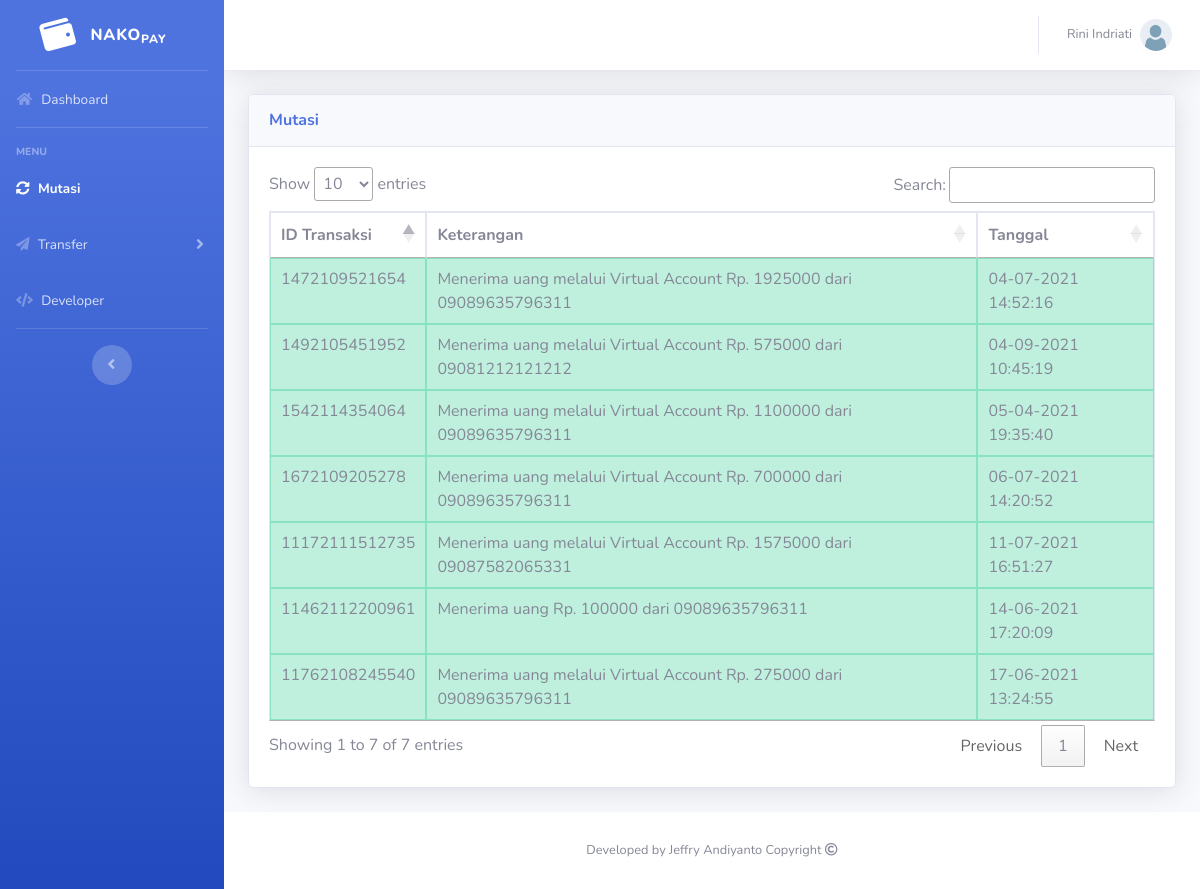
The app's page /nakopay/mutasi.php (signed in) with its own data.
### tables this page shows
CREATE TABLE `user` (
  `id_user` varchar(15) NOT NULL,
  `nama` text NOT NULL,
  `pin` varchar(6) NOT NULL,
  `no_hp` varchar(13) NOT NULL,
  `alamat` text NOT NULL,
  `email` text NOT NULL,
  `tgl_Lahir` date NOT NULL,
  `profile_img` varchar(15) NOT NULL DEFAULT 'default.png',
  `saldo` int(8) NOT NULL DEFAULT 10000000,
  `lastLogin` date NOT NULL DEFAULT current_timestamp(),
  `status` enum('user','bisnis') NOT NULL DEFAULT 'user'
);

CREATE TABLE `transaksi` (
  `id_transaksi` varchar(15) NOT NULL,
  `id_user` varchar(15) NOT NULL,
  `target_user` varchar(15) NOT NULL,
  `tanggal` datetime NOT NULL DEFAULT current_timestamp(),
  `nominal` int(11) NOT NULL DEFAULT 0,
  `kategori` enum('debit','credit') NOT NULL,
  `deskripsi` text NOT NULL
);

### nakopay/mutasi.php (the view, shortened to what this page needs)
<?php
  include("koneksi.php");
?>
<!DOCTYPE html>
<html lang="en">
<head>
	<link href="//cdn.datatables.net/1.10.25/css/jquery.dataTables.min.css" rel="stylesheet" type="text/css">
    <link href="vendor/fontawesome-free/css/all.min.css" rel="stylesheet" type="text/css">
    <link href="css/sb-admin-2.min.css" rel="stylesheet">
</head>
<body id="page-top">
	<div id="wrapper">
        <?php include("sidebar.php"); ?>
            <div id="content-wrapper" class="d-flex flex-column">
                <div id="content">
                    <nav class="navbar navbar-expand navbar-light bg-white topbar mb-4 static-top shadow">
                        <?php include("topBar.php"); ?>
                    </nav>
                    <div class="container-fluid">
						<div class="card shadow mb-4">
							<div class="card-header py-3">
							  <h6 class="m-0 font-weight-bold text-primary">Mutasi</h6>
							</div>
							<div class="card-body">
								<div class="table-responsive">
									<table class="table table-bordered" id="myTable" width="100%" cellspacing="0">
										<thead>
											<tr>
												<th>ID Transaksi</th>
												<th>Keterangan</th>
												<th>Tanggal</th>
											</tr>
										</thead>
										<tbody>
											<?php
											$id = $_SESSION['id_user'];
											if (isset($_POST['search']) && $_POST['search'] != '') {
												$q = $_POST['search'];
												$dataSql = mysqli_query($db, "SELECT * FROM `transaksi` WHERE `id_user` = '$id' AND id_transaksi = '$q'");
											}
											else $dataSql = mysqli_query($db, "SELECT * FROM `transaksi` WHERE `id_user` = '$id' ORDER BY `tanggal` DESC");
											if (mysqli_num_rows($dataSql) > 0) {
												while($data = mysqli_fetch_array($dataSql)) {
											?>
											<tr class="table-<?php if ($data['kategori'] == 'debit') {echo 'success';} else echo 'danger'?>">
												<td><?php echo $data['id_transaksi']; ?></td>
												<td><?php echo $data['deskripsi']; ?></td>
												<td><?php echo date("d-m-Y H:i:s", strtotime($data['tanggal'])); ?></td>
											</tr>
											<?php
												}
											}
											?>
										</tbody>
									</table>
								</div>
							</div>
						</div>
					</div>
				</div>
				<?php
	              include("footer-nakopay.php");
	            ?>
			</div>
	</div>
</body>
</html>

### nakopay/topBar.php (shortened to what this page needs)
       <ul class="navbar-nav ml-auto">
         <li class="nav-item dropdown no-arrow">
<?php
if (isset($_SESSION['id_user'])) {
	$id = $_SESSION['id_user'];
	$userSql = mysqli_query($db, "SELECT * FROM user WHERE id_user = '$id'");
	if ($userSql) {
		while($profile = mysqli_fetch_array($userSql)) {
?>
           <a class="nav-link dropdown-toggle" href="#" id="userDropdown" role="button" data-toggle="dropdown" aria-haspopup="true" aria-expanded="false">
	<span class="mr-2 d-none d-lg-inline text-gray-600 small"><?php echo $profile['nama']; ?></span>
             <img class="img-profile rounded-circle" src="profile/<?php echo $profile['profile_img']; ?>">
           </a>
         </li>
<?php
		}
	}
}
?>
       </ul>

### records on screen
user: nama "Rini Indriati", profile_img (placeholder picture)
transaksi: id_transaksi "1492105451952", deskripsi "Menerima uang melalui Virtual Account Rp. 575000 dari 09081212121212", tanggal "04-09-2021 10:45:19"
transaksi: id_transaksi "11172111512735", deskripsi "Menerima uang melalui Virtual Account Rp. 1575000 dari 09087582065331", tanggal "11-07-2021 16:51:27"
transaksi: id_transaksi "1672109205278", deskripsi "Menerima uang melalui Virtual Account Rp. 700000 dari 09089635796311", tanggal "06-07-2021 14:20:52"
transaksi: id_transaksi "1472109521654", deskripsi "Menerima uang melalui Virtual Account Rp. 1925000 dari 09089635796311", tanggal "04-07-2021 14:52:16"
transaksi: id_transaksi "11762108245540", deskripsi "Menerima uang melalui Virtual Account Rp. 275000 dari 09089635796311", tanggal "17-06-2021 13:24:55"
transaksi: id_transaksi "11462112200961", deskripsi "Menerima uang Rp. 100000 dari 09089635796311", tanggal "14-06-2021 17:20:09"
transaksi: id_transaksi "1542114354064", deskripsi "Menerima uang melalui Virtual Account Rp. 1100000 dari 09089635796311", tanggal "05-04-2021 19:35:40"
